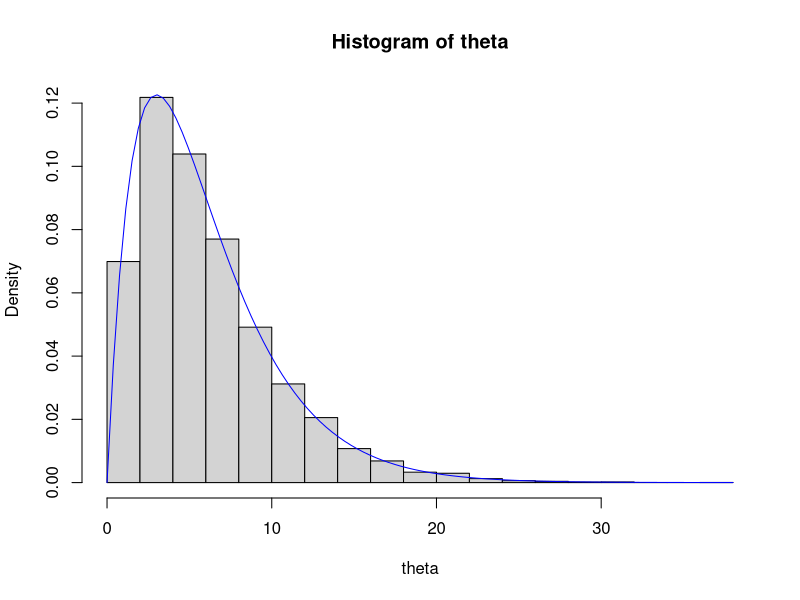
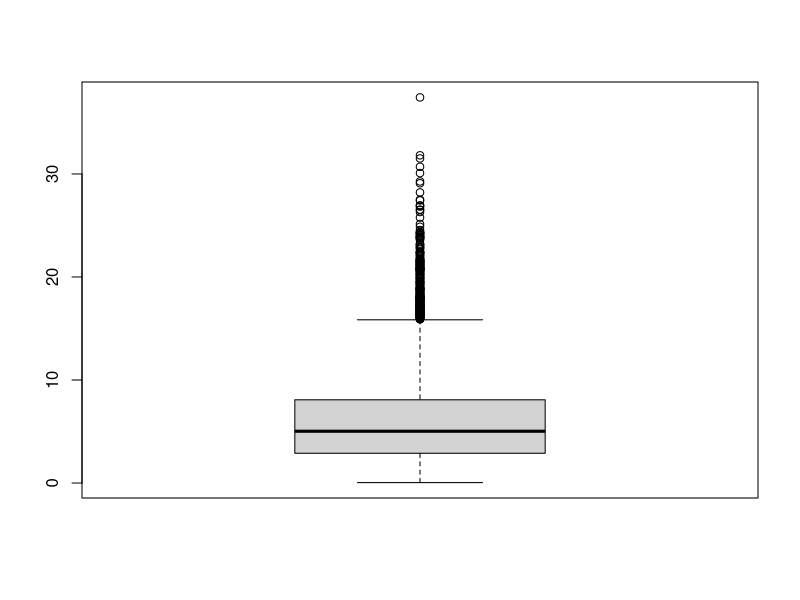
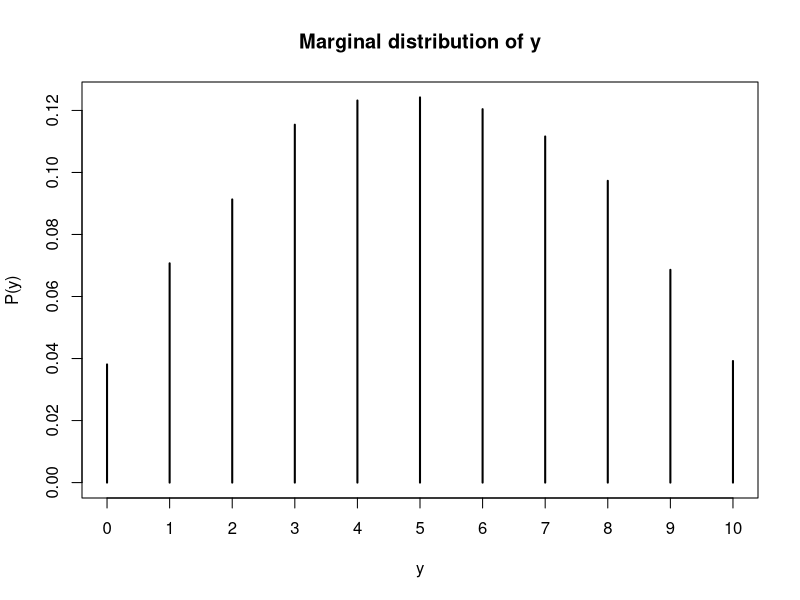

Source code (R) for these figures, in order:
# $\theta$ ~ Gamma(a,b) with a = 2 & b = 1/3
set.seed(32) # Initializes the random number generator so we can replicate these results
# To get different numbers, change the random seed
m <- 1.0e4; a <- 2; b <- 1.0/3

# To simulate m independent samples, use the "rgamma" function
theta <- rgamma(n = m,shape = a,rate = b)
# We can plot a histogram of the generated data, and compare that to the true density
par(mfrow = c(1,1))
hist(theta,freq = FALSE)
# Gamma distribution with that hyperparameters
curve(dgamma(x,shape = a,rate = b),col = 'blue',add = TRUE)

# To find our Monte Carlo estimation, let's take the average of our sample
(true.mean <- a/b)
(approx.mean <- sum(theta)/m)

gamma.means <- function(m,a = 2,b = 1.0/3){
  true.mean <- a/b
  theta <- rgamma(n = m,shape = a,rate = b)
  approx.mean <- mean(theta)
  return(c(true.mean,approx.mean))
}
gamma.means(m = 1.0e4)

# How about the variance of theta?
var(theta) # Sample variance
a/b^2 # True variance of gamma

# We can also approximate the probability that theta < 5
mean(theta < 5)
pgamma(q = 5.0,shape = a,rate = b) # The true value of P(theta < 5)
boxplot(theta)
quantile(theta,probs = 0.90)
qgamma(p = 0.90,shape = a,rate = b) # The true 90% quantile for the data

# ------------------------- Monte Carlo Error -------------------------
# We use the CLT to approximate how accurate our Monte Carlo estimates are
# Monte Carlo standard deviation
se <- sqrt(var(theta)/m)
2.0*se # We are reasonably confident that the Monte Carlo estimate is no more than this 
# far from the truth
c(approx.mean - 2.0*se,approx.mean + 2.0*se) # 95% Confident (two standard deviations)

# These numbers give us a reasonable range for the quantity we are estimating with Monte Carlo
# The same applies for other Monte Carlo estimates, like probability that theta < 5
se <- sqrt(var(theta < 5)/m)
c(approx.mean - 2.0*se,approx.mean + 2.0*se)
2.0*se # We are reasonably confident that the Monte Carlo estimate is no more than this
# far from the truth

# --------------------- Marginalization ---------------------
# Let's also do the second example of simulation a hierarchical model
# y|phi ~{iid}~ Bin(10,phi)
# phi ~ Beta(2.0,2.0)
# Simulate from this joint distribution
m <- 1.0e4; alpha <- 2.0; beta <- 2.0;

y <- numeric(m)
phi <- numeric(m) # Create the vectors we fill in with simulations

phi <- rbeta(n = m,shape1 = alpha,shape2 = beta)
y <- rbinom(n = m,size = 10,prob = phi)

# If we are interested only in the marginal distribution of y
mean(y)
plot(prop.table(table(y)),ylab = "P(y)", main = "Marginal distribution of y")
head(y)
table(y) # Count the elements and reagrupe in one group
sum(prop.table(table(y))) # Sum of all probabilities from each element
